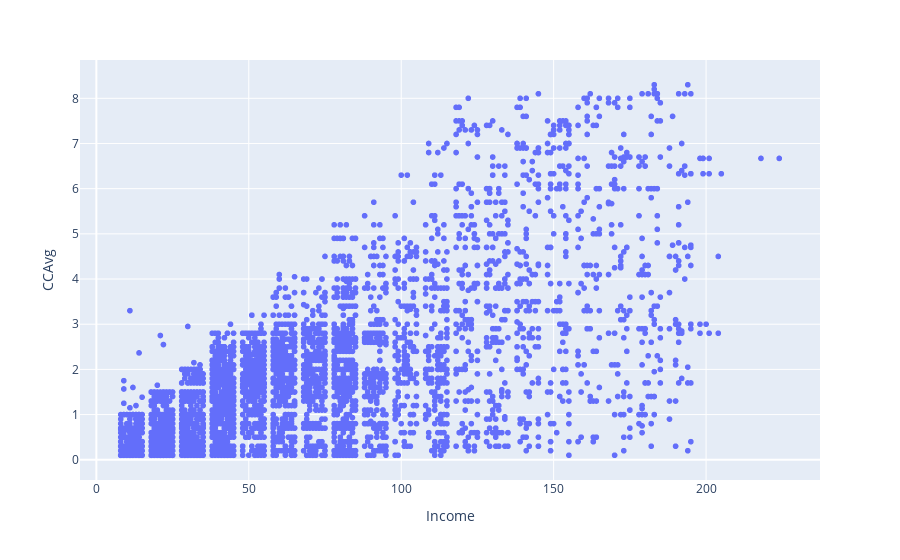

This figure's notebook cell:
### Code cell
import plotly.express as px
fig = px.scatter(df, x= 'Income', y='CCAvg')
fig.show()

### Figure 1 — Plotly figure (JSON) as saved in the notebook; plotly's stock layout.template omitted (floating-point values rounded to 4 significant figures; data arrays with more than 128 entries replaced by an {"elided": "..."} marker saying what was removed)
{"data": [{"hovertemplate": "Income=%{x}<br>CCAvg=%{y}<extra></extra>", "legendgroup": "", "marker": {"color": "#636efa", "symbol": "circle"}, "mode": "markers", "name": "", "showlegend": false, "type": "scattergl", "x": {"elided": "4926 int values"}, "xaxis": "x", "y": {"elided": "4926 float values"}, "yaxis": "y"}], "layout": {"legend": {"tracegroupgap": 0}, "margin": {"t": 60}, "xaxis": {"anchor": "y", "domain": [0, 1], "title": {"text": "Income"}}, "yaxis": {"anchor": "x", "domain": [0, 1], "title": {"text": "CCAvg"}}}}
